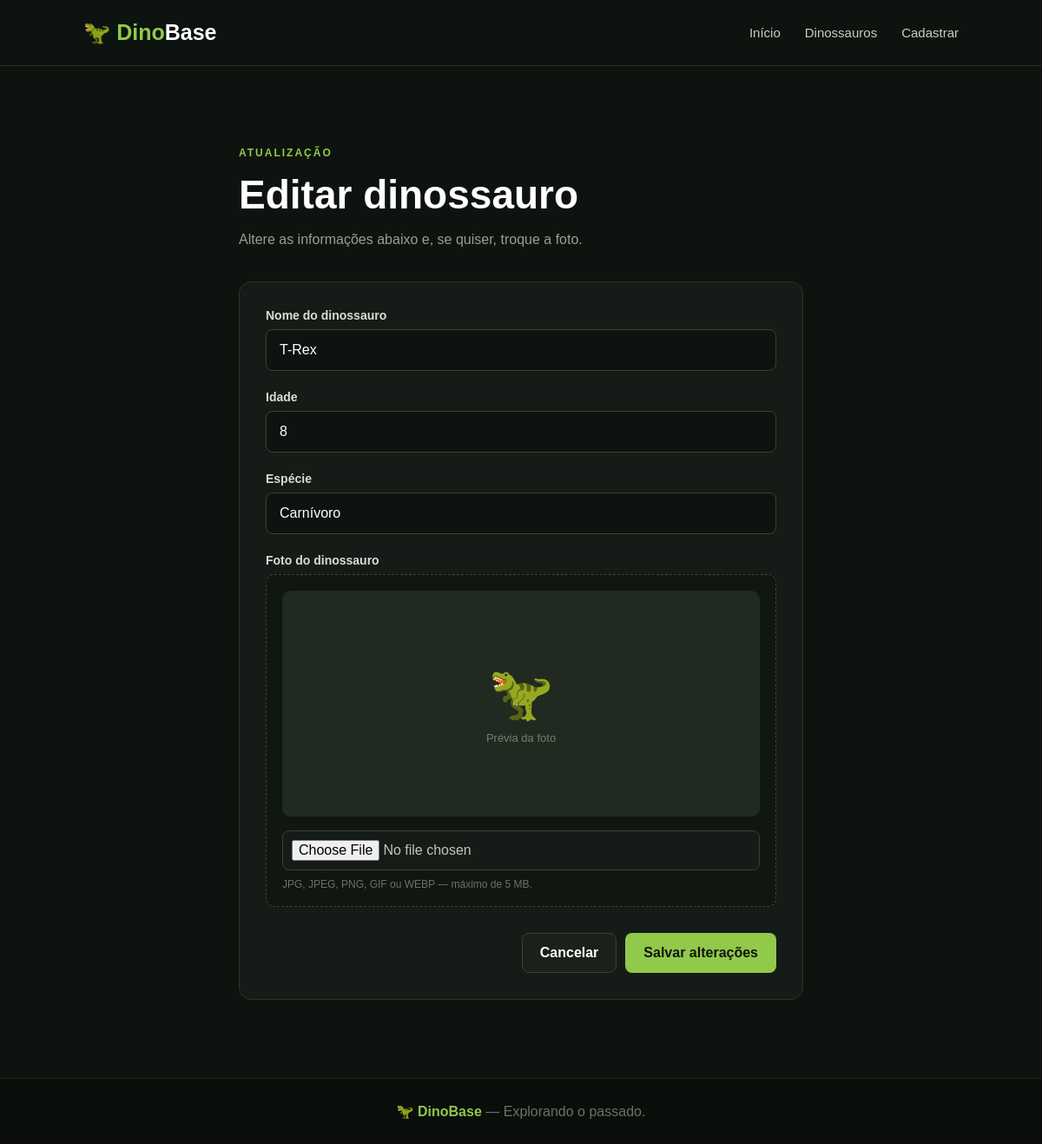
The app's page /editar/1, older data.
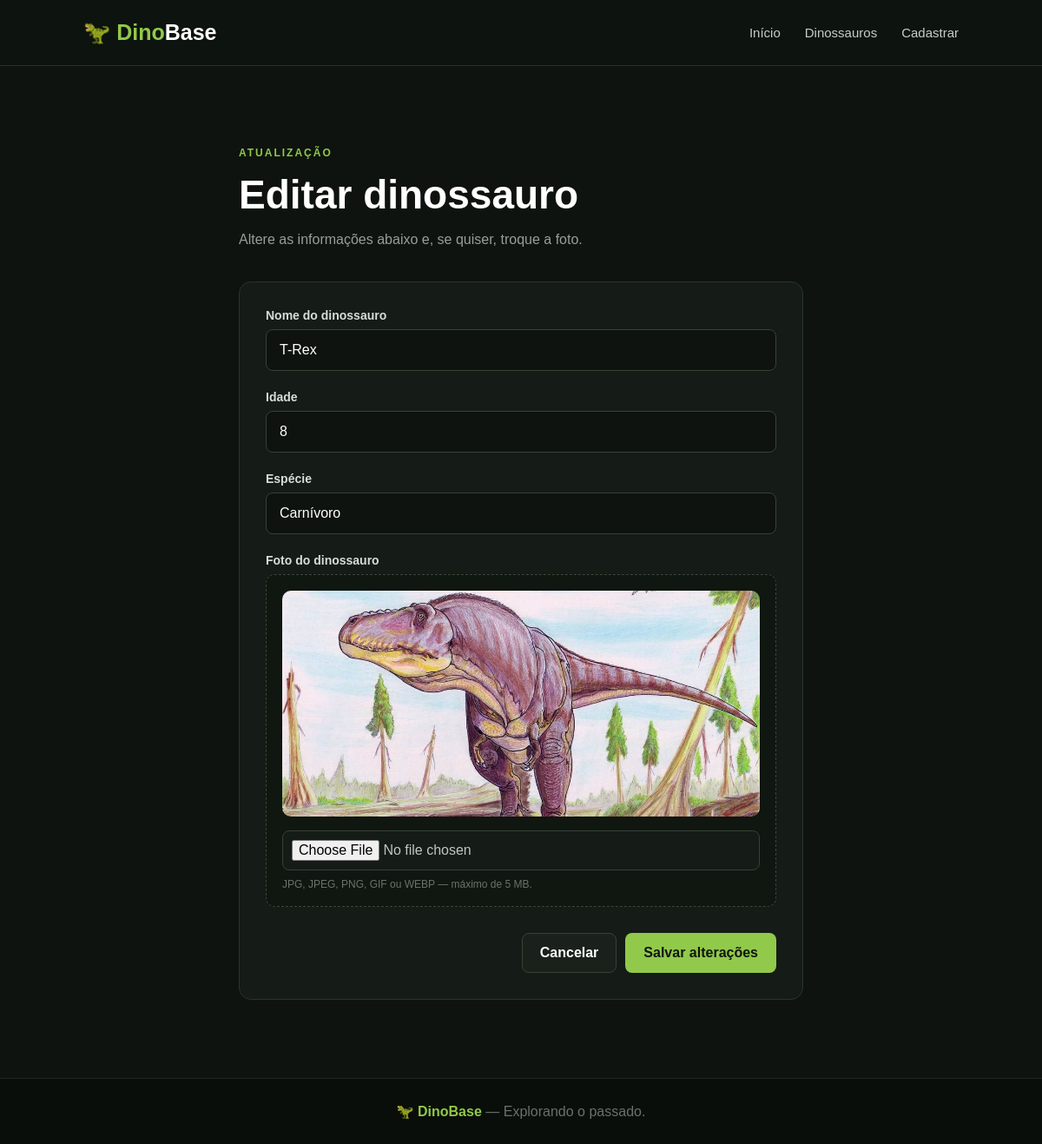
The same page, newer data.
### tables this page shows
CREATE TABLE dinossauros (
    id INTEGER PRIMARY KEY AUTOINCREMENT,
    nome TEXT,
    idade INTEGER,
    especie TEXT
, imagem TEXT);

### app.py (the view, shortened to what this page needs)
@app.route("/editar/<int:id>", methods=["GET", "POST"])
def editar(id):
    dinossauro = banco.buscar_dinossauro_por_id(id)
    if dinossauro is None:
        return redirect(url_for("listar"))
    mensagem = None
    return render_template(
        "cadastrar.html",
        dinossauro=dinossauro,
        mensagem=mensagem,
        modo_edicao=True
    )

### banco.py (called while the page is built)
def conectar():
    conexao = sqlite3.connect(BANCO)
    conexao.row_factory = sqlite3.Row
    return conexao

def buscar_dinossauro_por_id(dino_id):
    conexao = conectar()
    dinossauro = conexao.execute("""
        SELECT * FROM dinossauros
        WHERE id = ?
    """, (dino_id,)).fetchone()
    conexao.close()
    return dinossauro

### templates/cadastrar.html (shortened to what this page needs)
<!DOCTYPE html>
<html lang="pt-BR">
<head>
    <link
        rel="stylesheet"
        href="{{ url_for('static', filename='style.css') }}"
    >
</head>
<body>
<header>
    <a href="{{ url_for('inicio') }}" class="logo">
        🦖 Dino<span>Base</span>
    </a>
    <nav>
        <a href="{{ url_for('inicio') }}">Início</a>
        <a href="{{ url_for('listar') }}">Dinossauros</a>
        <a href="{{ url_for('cadastrar') }}">Cadastrar</a>
    </nav>
</header>
<main class="page">
    <section class="form-section">
        <div class="form-heading">
            <span class="eyebrow">
                {% if modo_edicao %}
                    ATUALIZAÇÃO
                {% else %}
                    NOVO REGISTRO
                {% endif %}
            </span>
            <h1>
                {% if modo_edicao %}
                    Editar dinossauro
                {% else %}
                    Cadastrar dinossauro
                {% endif %}
            </h1>
            <p>
                {% if modo_edicao %}
                    Altere as informações abaixo e, se quiser, troque a foto.
                {% else %}
                    Adicione um novo dinossauro ao banco de dados.
                {% endif %}
            </p>
        </div>
        <form
            class="dino-form"
            method="POST"
            enctype="multipart/form-data"
            action="{% if modo_edicao %}{{ url_for('editar', id=dinossauro['id']) }}{% else %}{{ url_for('cadastrar') }}{% endif %}"
        >
            <div class="form-group">
                <label for="nome">
                    Nome do dinossauro
                </label>
                <input
                    type="text"
                    id="nome"
                    name="nome"
                    placeholder="Ex.: T-Rex"
                    value="{{ dinossauro['nome'] if modo_edicao else '' }}"
                    required
                >
            </div>
            <div class="form-group">
                <label for="idade">
                    Idade
                </label>
                <input
                    type="number"
                    id="idade"
                    name="idade"
                    min="1"
                    placeholder="Ex.: 8"
                    value="{{ dinossauro['idade'] if modo_edicao else '' }}"
                    required
                >
            </div>
            <div class="form-group">
                <label for="especie">
                    Espécie
                </label>
                <input
                    type="text"
                    id="especie"
                    name="especie"
                    placeholder="Ex.: Carnívoro"
                    value="{{ dinossauro['especie'] if modo_edicao else '' }}"
                    required
                >
            </div>
            <div class="form-group">
                <label for="imagem">
                    Foto do dinossauro
                </label>
                <div class="upload-box">
                    <div
                        id="preview-container"
                        class="preview-container {% if not modo_edicao or not dinossauro['imagem'] %}sem-imagem{% endif %}"
                    >
                        {% if modo_edicao and dinossauro['imagem'] %}
                            <img
                                id="preview"
                                src="{{ url_for('uploaded_file', filename=dinossauro['imagem']) }}"
                                alt="Foto de {{ dinossauro['nome'] }}"
                            >
                        {% else %}
                            <div id="placeholder">
                                🦖
                                <span>Prévia da foto</span>
                            </div>
                        {% endif %}
                    </div>
                    <input
                        type="file"
                        id="imagem"
                        name="imagem"
                        accept="image/png,image/jpeg,image/gif,image/webp"
                    >
                    <small>
                        JPG, JPEG, PNG, GIF ou WEBP — máximo de 5 MB.
                    </small>
                </div>
            </div>
            <div class="form-buttons">
                <a
                    href="{{ url_for('listar') }}"
                    class="btn btn-secondary"
                >
                    Cancelar
                </a>
                <button
                    type="submit"
                    class="btn btn-primary"
                >
                    {% if modo_edicao %}
                        Salvar alterações
                    {% else %}
                        Cadastrar dinossauro
                    {% endif %}
                </button>
            </div>
        </form>
    </section>
</main>
<footer>
    <p>
        🦖 <strong>DinoBase</strong>
        — Explorando o passado.
    </p>
</footer>
</body>
</html>

### static/style.css (style rules this page uses)
* { margin: 0; padding: 0; box-sizing: border-box; }
html { scroll-behavior: smooth; }
body { font-family: Arial, Helvetica, sans-serif; background: #0e130f; color: white; min-height: 100vh; }
a { color: inherit; }
button, input { font: inherit; }
header { width: 100%; min-height: 76px; padding: 18px 8%; display: flex; align-items: center; justify-content: space-between; background: rgba(14, 19, 15, 0.97); border-bottom: 1px solid #273127; position: sticky; top: 0; z-index: 100; }
.logo { text-decoration: none; font-size: 25px; font-weight: 800; color: #91c94b; }
.logo span { color: white; }
nav { display: flex; gap: 28px; }
nav a { color: #c7cec7; text-decoration: none; font-size: 15px; transition: 0.2s; }
.btn { display: inline-flex; align-items: center; justify-content: center; padding: 13px 20px; border-radius: 8px; text-decoration: none; font-weight: 700; border: 1px solid transparent; cursor: pointer; transition: 0.2s; }
.btn-primary { background: #91c94b; color: #101510; }
.btn-secondary { background: #1a211b; color: white; border-color: #374337; }
.eyebrow { display: inline-block; margin-bottom: 14px; color: #91c94b; font-size: 12px; font-weight: 800; letter-spacing: 2px; }
.page { max-width: 1200px; margin: auto; padding: 70px 8%; }
.page-heading h1, .form-heading h1 { font-size: 46px; margin-bottom: 12px; }
.page-heading p, .form-heading p { color: #969f96; line-height: 1.6; }
.form-section { max-width: 650px; margin: 20px auto; }
.form-heading { margin-bottom: 35px; }
.dino-form { padding: 30px; background: #151b16; border: 1px solid #293429; border-radius: 14px; }
.form-group { margin-bottom: 22px; }
.form-group label { display: block; margin-bottom: 8px; color: #d7ddd7; font-size: 14px; font-weight: 700; }
.form-group input { width: 100%; padding: 14px 15px; border: 1px solid #374237; border-radius: 8px; outline: none; background: #0e130f; color: white; }
.form-group input::placeholder { color: #667066; }
.form-buttons { display: flex; justify-content: flex-end; gap: 10px; margin-top: 30px; }
footer { padding: 28px 8%; text-align: center; color: #697169; background: #0a0e0a; border-top: 1px solid #202820; }
footer strong { color: #91c94b; }
.upload-box { padding: 18px; background: #101610; border: 1px dashed #3a473a; border-radius: 10px; }
.preview-container { width: 100%; height: 260px; margin-bottom: 16px; overflow: hidden; border-radius: 10px; background: #202a20; }
.preview-container img { width: 100%; height: 100%; object-fit: cover; display: block; }
.upload-box input[type="file"] { width: 100%; padding: 10px; border: 1px solid #374237; border-radius: 8px; background: #151b16; color: #bfc7bf; }
.upload-box small { display: block; margin-top: 9px; color: #697369; font-size: 12px; }

Row changes from the older to the newer data that the page shows:
changed dinossauros "T-Rex": imagem: picture added
Text that changed along with them:
text no longer shown: "🦖 Prévia da foto"
